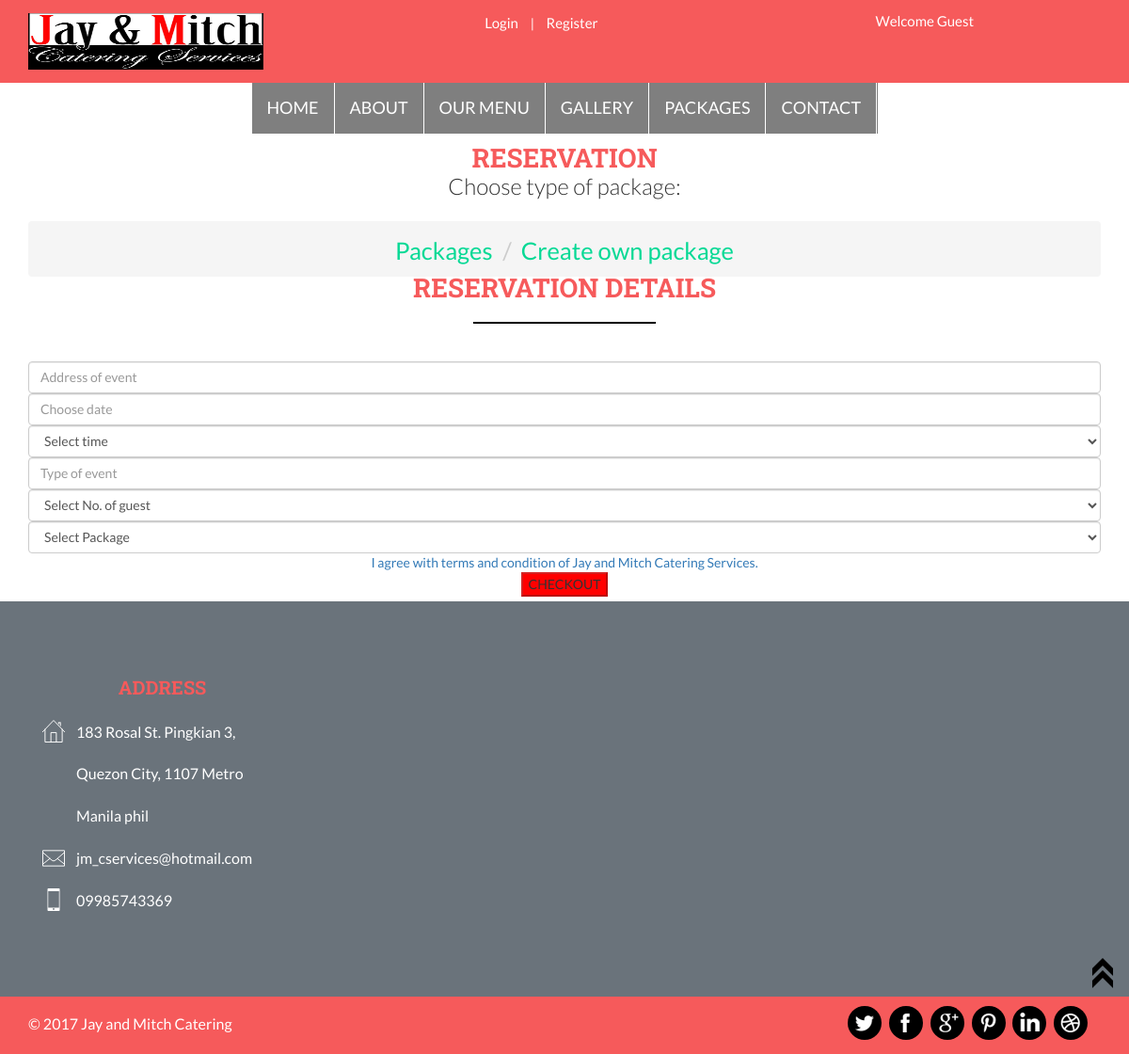
The app's page /index.php/reservationpackages with its own data.
### tables this page shows
CREATE TABLE `contact_tbl` (
  `contactid` int(11) NOT NULL AUTO_INCREMENT,
  `address` varchar(255) NOT NULL,
  `contact` varchar(11) NOT NULL,
  `email` varchar(30) NOT NULL,
  `map` longtext NOT NULL,
  PRIMARY KEY (`contactid`)
);

### application/controllers/Reservationpackages.php (called while the page is built, shortened)
<?php
class Reservationpackages extends CI_Controller {
	public function index()
	{
		$data = $this->jaymitch->getContact();
		$getPackages = $this->jaymitch->getPackages();
		$getTime = $this->jaymitch->getTime();
		$this->load->view('header.php');
		$this->load->view('reservationpackages.php',['getPackages'=>$getPackages,'getTime'=>$getTime]);
		$this->load->view('footer.php',['userdata' => $data]);
	}
}

### index.php (called while the page is built, shortened)
<?php
require_once BASEPATH.'core/CodeIgniter.php';

### application/models/Jaymitch.php (called while the page is built, shortened)
<?php
class Jaymitch extends CI_Model{
		public function getContact(){
			return $this->db->query("select * from contact_tbl")->result();
		}
}
?>

### application/views/reservationpackages.php (the view, shortened to what this page needs)
<link href="http://code.jquery.com/ui/1.10.4/themes/ui-lightness/jquery-ui.css" rel="stylesheet">
						<div class="container">
							<?php include "nav.php";?>
						</div>
<div class="contact" style="margin-top: -89px;">
	<div class="container">
		<div class="contact-info">
			<h3>Reservation</h3>
		</div>
		<div class="contact-map" style="margin-top: -89px;">
		<center>
				<div class="grid_3 grid_5">
				 <h3>Choose type of package:</h3>
				<ol class="breadcrumb"  style="font-size: 30px;">
				  <li><a href="<?php echo base_url();?>reservationpackages">Packages</a></li>
				  <li><a href="<?php echo base_url();?>customize">Create own package</a></li>
				</ol>
			   </div>
			   <div class="contact-info" style="margin-top: -79px;">
				<h3>RESERVATION DETAILS</h3>
				<div class="strip-line"></div>
			   </div>
				<div><center>
					<input type="text" class="form-control" id="place" name="place" placeholder="Address of event" required>
					<input type="text" class="form-control" id="datepicker" name="rdate" placeholder="Choose date" required>
					<select class="form-control" name="time" id="time">
					<option>Select time</option>
					</select>
					<input type="text" class="form-control" name="motif" id="motif" placeholder="Type of event" required>
					<select class="form-control" name="pax" id="pax">
						<option>Select No. of guest</option>
					</select>
					<?php
					if($this->input->get('packageinfoid')!=""){ ?>
					<input type="text" class="form-control" id="place" name="place" placeholder="Click the packages to choose other packages." disabled="">
					<?php }else if($this->input->get('packageinfoid')==""){ ?>
					<select class="form-control" name="package" id="packages">
						<option>Select Package</option>
					</select>
					<?php }
					?>
					</center>
				</div>
				<a href="javascript:;" id="myBtn">I agree with terms and condition of Jay and Mitch Catering Services.</a><br>
				<input type="submit" value="CHECKOUT" id="checkout" disabled="">
		</div>
	</div>
</div>

### application/views/footer.php (shortened to what this page needs)
<div class="footer-top">
	<div class="container">
		<div class="col-md-3 footer-grid">
			<h4>ADDRESS</h4>
			<ul>
				<?php
				foreach ($userdata as $data){ ?>
					<li class="list-one"><?php echo $data->address?></li>
					<li class="list-two"><a href="mailto:info@example.com"><?php echo $data->email?></a></li>
					<li class="list-three"><?php echo $data->contact?></li>
				<?php } ?>
			</ul>
		</div>
		<div class="clearfix"></div>
	</div>
</div>
<div class="footer">
	<div class="container">
		<div class="footer-left">
			<p>&copy; 2017 Jay and Mitch Catering</p>
		</div>
		<div class="footer-right">
			<ul>
				<li><a href="#" class="twitter"> </a></li>
				<li><a href="#" class="facebook"> </a></li>
				<li><a href="#" class="chrome"> </a></li>
				<li><a href="#" class="pinterest"> </a></li>
				<li><a href="#" class="linkedin"> </a></li>
				<li><a href="#" class="dribbble"> </a></li>
			</ul>
		</div>
		<div class="clearfix"></div>
	</div>
</div>
	<a href="#" id="toTop" style="display: block;"> <span id="toTopHover" style="opacity: 1;"> </span></a>
</body>
</html>

### assets/css/style.css (style rules this page uses)
body { font-family: 'Lato', sans-serif !important; margin:0; padding:0; background:#fff; }
body a { transition:0.5s all; -webkit-transition:0.5s all; -moz-transition:0.5s all; -o-transition:0.5s all; -ms-transition:0.5s all; }
h1,h2,h3,h4,h5,h6 { margin:0; }
p { margin:0; }
ul { margin:0; padding:0; }
.strip-line { background: #000; height: 2px; width: 17%; margin:0 auto; }
.footer-top { background:#6a737b; padding:80px 0; }
.footer-grid h4 { text-align:center; margin:0 0 15px 0; font-family: 'Roboto Slab', serif; color: #f65a5b; font-size: 20px; font-weight: bold; }
.footer-grid ul { margin:0; padding:0; }
.footer-grid ul li { list-style-type:none; display:block; line-height:2.8em; color:#fff; font-size:16px; }
.footer-grid ul li.list-one { background: url(../images/home.png) no-repeat 0px 9px; padding-left: 36px; }
.footer-grid ul li.list-three { background: url(../images/iphone.png) no-repeat 0px 9px; padding-left: 36px; }
.footer-grid ul li a { background: url(../images/message.png) no-repeat 0px -2px; color: #fff; text-decoration: none; padding-left: 36px; }
.footer { background:#f65a5b; padding:10px 0; }
.footer-left { float:left; width:50%; }
.footer-right { float:right; width:24%; }
.footer-left p { margin: 8px 0 0 0; font-size:16px; color:#ffffff; }
.footer-right ul { margin:0; padding:0; }
.footer-right ul li { list-style-type:none; display:inline-block; margin-left:5px; }
.footer-right ul li a.twitter { background: url(../images/fb.png) no-repeat -78px 10px #000000; width: 36px; height: 36px; display:block; border-radius:100%; }
.footer-right ul li a.facebook { background: url(../images/fb.png) no-repeat 8px 8px #000000; width: 36px; height: 36px; display:block; border-radius:100%; }
.footer-right ul li a.chrome { background: url(../images/fb.png) no-repeat -164px 8px #000000; width: 36px; height: 36px; display:block; border-radius:100%; }
.footer-right ul li a.pinterest { background: url(../images/fb.png) no-repeat -125px 8px #000000; width: 36px; height: 36px; display:block; border-radius:100%; }
.footer-right ul li a.linkedin { background: url(../images/fb.png) no-repeat -200px 7px #000000; width: 36px; height: 36px; display:block; border-radius:100%; }
.footer-right ul li a.dribbble { background: url(../images/fb.png) no-repeat -39px 8px #000000; width: 36px; height: 36px; display:block; border-radius:100%; }
.contact { padding: 100px 0; }
.contact-info { margin-bottom: 40px; }
.contact-info h3 { text-align:center; margin: 0 0 20px 0; font-size: 28px; font-family: 'Roboto Slab', serif; color: #f65a5b; font-weight: bold; text-transform: uppercase; }
.contact-map { width:100%; height:330px; margin-bottom: 52px; }
.grid_3 { margin-bottom:2em; }
.grid_5 { background:#fff; padding:2em 0; }
.grid_5 h3, .grid_5 h2, .grid_5 h1, .grid_5 h4, .grid_5 h5 { margin-bottom:1em; }
.breadcrumb li { font-size:0.85em; }
.breadcrumb li a { color:rgb(6, 217, 149); }
.open>.dropdown-menu h1,h2,h3,h4,h5,h6 { font-weight:300; margin-bottom: }
#toTop { display: none; text-decoration: none; position: fixed; bottom: 70px; right: 1%; overflow: hidden; z-index: 999; width: 32px; height: 32px; border: none; text-indent: 100%; background: url("../images/arr.png") no-repeat 0px 0px; }
#toTopHover { width: 32px; height: 32px; display: block; overflow: hidden; float: right; opacity: 0; -moz-opacity: 0; filter: alpha(opacity=0); }

### records on screen
contact_tbl: address "183 Rosal St. Pingkian 3, Quezon City, 1107 Metro Manila phil", email "jm_cservices@hotmail.com", contact "09985743369"
